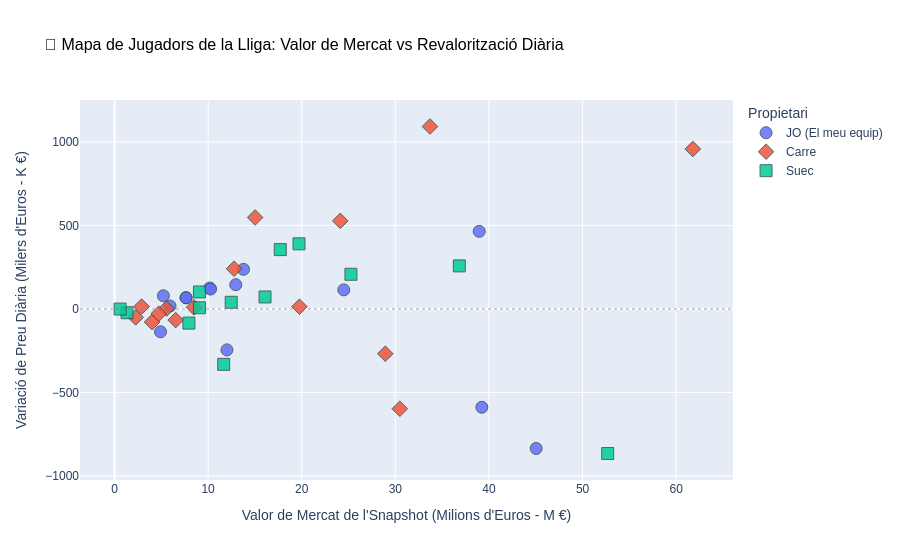

The cell this chart's notebook holds for it:
### Markdown cell above
## 🎯 Mapa de Jugadors (Scatter Plot Interactiu)

En aquest gràfic de dispersió de Plotly, es mapegen tots os jugadors de la lliga:
- **Eix X:** El seu **valor de mercat actual** (en Milions d'Euros).
- **Eix Y:** La seva **variació diària** (en Milers d'Euros).
- **Interactivitat total:** Passa el cursor per sobre de qualsevol punt per a veure instantàniament el **nom del jugador, la seva posició exacta, el propietari, el valor i la seva pujada o baixada**. Pots fer zoom sobre zones de jugadors barats o filtrar-los fent clic a la llegenda!

### Code cell
# === 7. MAPA DE JUGADORS INDIVIDUAL (PLOTLY INTERACTIU) ===
import plotly.express as px

records_disp = []
for idx, row in df_validos.iterrows():
    records_disp.append({
        'Jugador': row['jugador'],
        'Posició': row['posicion'],
        'Valor (M €)': row['valor_actual'] / 1_000_000,
        'Variació (K €)': row['diferencia_valor'] / 1_000,
        'Propietari': row['propietario']
    })

df_disp = pd.DataFrame(records_disp)

if not df_disp.empty:
    # Dibuixar dispersió interactiva amb Plotly Express
    fig_players = px.scatter(
        df_disp,
        x='Valor (M €)',
        y='Variació (K €)',
        color='Propietari',
        symbol='Propietari',
        hover_name='Jugador',
        hover_data={
            'Posició': True,
            'Valor (M €)': ':.2f M €',
            'Variació (K €)': ':.1f K €',
            'Propietari': True
        },
        title="🎯 Mapa de Jugadors de la Lliga: Valor de Mercat vs Revalorització Diària"
    )
    
    # Línia de referència zero
    fig_players.add_hline(y=0, line_dash="dot", line_color="gray", opacity=0.5, line_width=1.5)
    
    fig_players.update_traces(
        marker=dict(size=12, opacity=0.85, line=dict(width=1, color='DarkSlateGrey'))
    )
    
    fig_players.update_layout(
        xaxis_title="Valor de Mercat de l'Snapshot (Milions d'Euros - M €)",
        yaxis_title="Variació de Preu Diària (Milers d'Euros - K €)",
        legend_title="Propietari",
        hovermode="closest",
        font=dict(family="Arial", size=12),
        title_font=dict(size=16, family="Arial", color="black")
    )
    
    fig_players.show()
else:
    print("⚠️ No hi ha jugadors suficients per dibuixar el mapa de dispersió.")

### Figure 1 — Plotly figure (JSON) as saved in the notebook; plotly's stock layout.template omitted (floating-point values rounded to 4 significant figures)
{"data": [{"customdata": [["Defensa", "JO (El meu equip)"], ["Portero", "JO (El meu equip)"], ["Defensa", "JO (El meu equip)"], ["Defensa", "JO (El meu equip)"], ["Mediocampista", "JO (El meu equip)"], ["Mediocampista", "JO (El meu equip)"], ["Defensa", "JO (El meu equip)"], ["Mediocampista", "JO (El meu equip)"], ["Delantero", "JO (El meu equip)"], ["Defensa", "JO (El meu equip)"], ["Defensa", "JO (El meu equip)"], ["Mediocampista", "JO (El meu equip)"], ["Defensa", "JO (El meu equip)"], ["Delantero", "JO (El meu equip)"]], "hovertemplate": "<b>%{hovertext}</b><br><br>Propietari=%{customdata[1]}<br>Valor (M €)=%{x:.2f M €}<br>Variació (K €)=%{y:.1f K €}<br>Posició=%{customdata[0]}<extra></extra>", "hovertext": ["Pedro Bigas", "Matias Dituro", "David Hancko", "Natan", "Aleix Febas", "Gustavo Puerta", "Aitor Paredes", "Unai Lopez", "Jorge De Frutos", "Kike Salas", "Igor Zubeldia", "Pepelu", "Robin Le Normand", "Raul Moro"], "legendgroup": "JO (El meu equip)", "marker": {"color": "#636efa", "line": {"color": "DarkSlateGrey", "width": 1}, "opacity": 0.85, "size": 12, "symbol": "circle"}, "mode": "markers", "name": "JO (El meu equip)", "orientation": "v", "showlegend": true, "type": "scatter", "x": [4.916, 7.641, 38.96, 39.24, 24.49, 12.95, 5.221, 5.929, 45.04, 12.01, 10.17, 7.645, 10.26, 13.78], "xaxis": "x", "y": [-136.1, 68.34, 465.2, -588.1, 114.8, 145.8, 79.56, 18.35, -834.6, -244.5, 126.2, 66.88, 119.5, 237.7], "yaxis": "y"}, {"customdata": [["Mediocampista", "Carre"], ["Delantero", "Carre"], ["Portero", "Carre"], ["Delantero", "Carre"], ["Defensa", "Carre"], ["Defensa", "Carre"], ["Delantero", "Carre"], ["Mediocampista", "Carre"], ["Mediocampista", "Carre"], ["Defensa", "Carre"], ["Defensa", "Carre"], ["Defensa", "Carre"], ["Portero", "Carre"], ["Delantero", "Carre"], ["Mediocampista", "Carre"]], "hovertemplate": "<b>%{hovertext}</b><br><br>Propietari=%{customdata[1]}<br>Valor (M €)=%{x:.2f M €}<br>Variació (K €)=%{y:.1f K €}<br>Posició=%{customdata[0]}<extra></extra>", "hovertext": ["Carlos Alvarez", "Martin Satriano", "Wojciech Szczesny", "Pierre-Emerick Aubameyang", "Ximo Navarro", "Lucas Noubi", "Angel Perez", "Sergio Canales", "Maguette Gueye", "Jesus Areso", "Nahuel Tenaglia", "Marcos Alonso", "Thibaut Courtois", "Hugo Duro", "Urko Gonzalez De Zarate"], "legendgroup": "Carre", "marker": {"color": "#EF553B", "line": {"color": "DarkSlateGrey", "width": 1}, "opacity": 0.85, "size": 12, "symbol": "diamond"}, "mode": "markers", "name": "Carre", "orientation": "v", "showlegend": true, "type": "scatter", "x": [19.76, 30.47, 2.259, 33.7, 5.56, 12.77, 6.532, 24.12, 4.01, 2.896, 15.02, 28.93, 61.78, 8.49, 4.722], "xaxis": "x", "y": [14.22, -597.1, -49.92, 1093.0, 3.337, 241.7, -66.1, 527.8, -78.19, 14.86, 548.4, -267.5, 958.4, 10.02, -28.19], "yaxis": "y"}, {"customdata": [["Delantero", "Suec"], ["Mediocampista", "Suec"], ["Mediocampista", "Suec"], ["Mediocampista", "Suec"], ["Delantero", "Suec"], ["Delantero", "Suec"], ["Mediocampista", "Suec"], ["Mediocampista", "Suec"], ["Delantero", "Suec"], ["Mediocampista", "Suec"], ["Defensa", "Suec"], ["Defensa", "Suec"], ["Defensa", "Suec"]], "hovertemplate": "<b>%{hovertext}</b><br><br>Propietari=%{customdata[1]}<br>Valor (M €)=%{x:.2f M €}<br>Variació (K €)=%{y:.1f K €}<br>Posició=%{customdata[0]}<extra></extra>", "hovertext": ["Toni Martinez", "Morten Hjulmand", "David Larrubia", "Williot Swedberg", "Lucas Boye", "Isi Palazon", "Iker Muñoz", "Aimar Oroz", "Ayoze Perez", "Iñigo Ruiz De Galarreta", "Omar El Hilali", "Cesar Tarrega", "Iker Muñoz"], "legendgroup": "Suec", "marker": {"color": "#00cc96", "line": {"color": "DarkSlateGrey", "width": 1}, "opacity": 0.85, "size": 12, "symbol": "square"}, "mode": "markers", "name": "Suec", "orientation": "v", "showlegend": true, "type": "scatter", "x": [25.26, 36.83, 52.69, 7.948, 11.66, 19.71, 1.34, 16.08, 17.71, 12.47, 9.073, 9.064, 0.6016], "xaxis": "x", "y": [208.2, 258.4, -864.9, -84.24, -330.9, 390.6, -22.09, 72.4, 355.9, 40.6, 102.2, 7.779, 0.0], "yaxis": "y"}], "layout": {"font": {"family": "Arial", "size": 12}, "hovermode": "closest", "legend": {"title": {"text": "Propietari"}, "tracegroupgap": 0}, "shapes": [{"line": {"color": "gray", "dash": "dot", "width": 1.5}, "opacity": 0.5, "type": "line", "x0": 0, "x1": 1, "xref": "x domain", "y0": 0, "y1": 0, "yref": "y"}], "title": {"font": {"color": "black", "family": "Arial", "size": 16}, "text": "🎯 Mapa de Jugadors de la Lliga: Valor de Mercat vs Revalorització Diària"}, "xaxis": {"anchor": "y", "domain": [0, 1], "title": {"text": "Valor de Mercat de l'Snapshot (Milions d'Euros - M €)"}}, "yaxis": {"anchor": "x", "domain": [0, 1], "title": {"text": "Variació de Preu Diària (Milers d'Euros - K €)"}}}}
